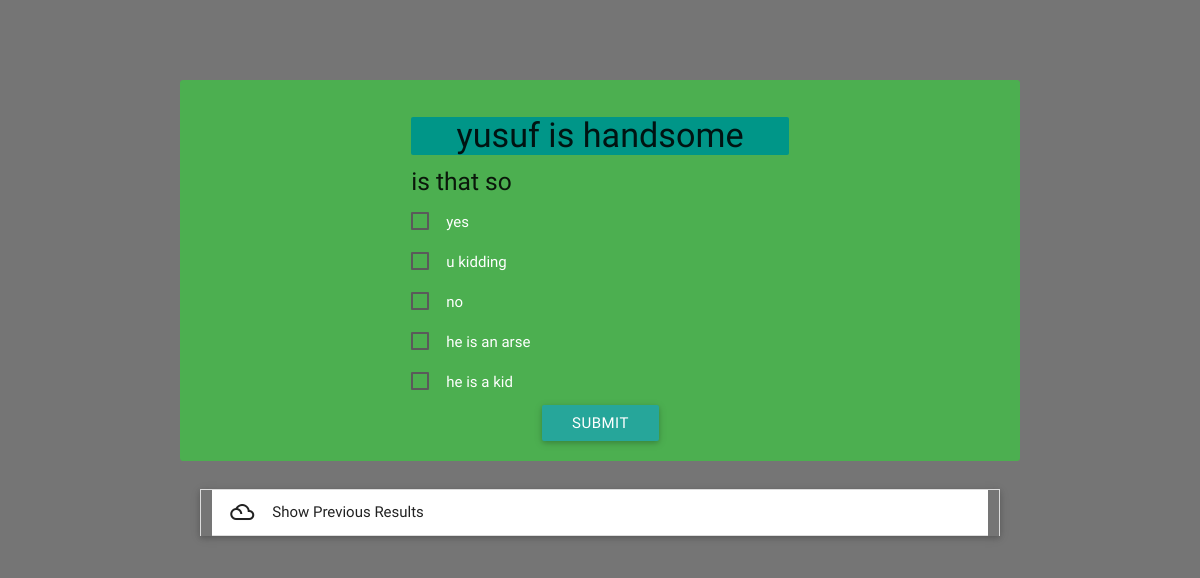
Page /poll.php?id=51 (signed in) on the committed database.
### poll.php (the view, shortened to what this page needs)
<?php
	include("connection.php");
	$query="select * from `poll-details` where id='".$_GET['id']."'";
  $result=mysqli_query($link,$query);
  $row=mysqli_fetch_array($result);
?>
<!DOCTYPE html>
<html lang="en">
  <head>
      <link type="text/css" rel="stylesheet" href="css/materialize.min.css"  media="screen,projection"/>
  </head>
  <body>
  	<div class="container row" id="poll">
      <div class="col s6 offset-s3">
        <h4 class="center" id="title"><?php if(isset($row['title'])){echo $row['title'];} ?></h4>
        <h5><?php if(isset($row['question'])){echo $row['question'];} ?></h5>
        <div id="options">
          <?php
            $query2="select * from `poll-option-details` where `poll-id`='".$_GET['id']."'";
            $result2=mysqli_query($link,$query2);
            if($result2)
            {
              echo "<form method='post' id='myform'>";
              $counter=1;
              while($row2=mysqli_fetch_array($result2))
               {
                if($row['multi-select']==1){
                  echo "<p><input type='checkbox' id='option".$counter."'/><label id='option".$counter."l' for='option".$counter."'>".$row2['option']."</label></p>";
                }
                else{
                  echo "<p><input name='group1' type='radio' id='option".$counter."'/><label id='option".$counter."l' for='option".$counter."'>".$row2['option']."</label></p>";
                }
                   $counter=$counter+1;
               }
               echo "<div class='center'><button class='btn waves-effect waves-light' type='submit' if='form-submit' name='action'>Submit</button></div>";
               echo "</form>";
            }
          ?>
        </div>
      </div>
    </div>
    <?php
      if(isset($row['show-result']) AND $row['show-result']==1){
        echo '<div class="row">
                <ul class="collapsible col s8 offset-s2" data-collapsible="accordion">
                  <li>
                    <div class="collapsible-header" id="chart-header" onclick="draw()"><i class="material-icons">filter_drama</i>Show Previous Results</div>
                    <div class="collapsible-body" id="chartcontainer">
                      <div class="row center margin" id="chart"><div id="piechart" class="col s8 offset-s2" style="height:400px;"></div></div>
                    </div>
                  </li>
                </ul>
              </div>';
      }
    ?>
  </body>
</html>

### rows in the picture
poll-details: title "yusuf is handsome", question "is that so"
poll-option-details: option "yes"
poll-option-details: option "u kidding"
poll-option-details: option "no"
poll-option-details: option "he is an arse"
poll-option-details: option "he is a kid"
